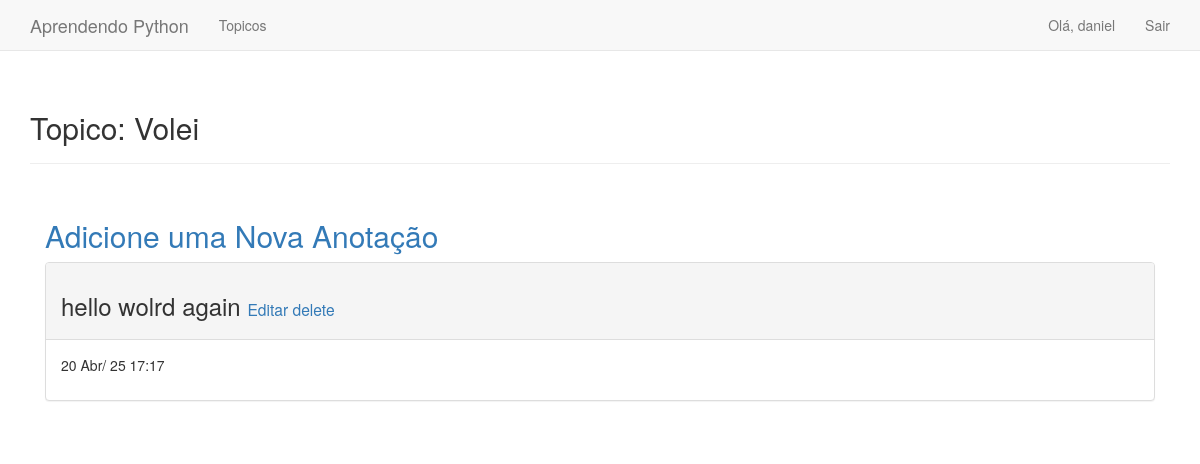
/topico/5/ (signed in), run on the app's committed database.
### aprendizadopythons/models.py (models this page shows, shortened)
class Topico(models.Model):
    text = models.CharField(max_length=200)
    """usa-se CharField para textos pequenos com max_length"""
    date_added = models.DateTimeField(auto_now_add=True)
    owner = models.ForeignKey(User, on_delete=models.CASCADE)

class Entrada(models.Model):
    topico = models.ForeignKey(Topico, on_delete= models.CASCADE )
    """o on_delete CASCADE diz que se voce apagar um topico, voce ira apagar todos os campos ligados a ele."""
    text = models.TextField()
    """usa-se TextField para textos grandes, sem limites de caracteres"""
    date_added = models.DateTimeField(auto_now_add=True)

### aprendizadopythons/views.py (the view)
# urls.py: path('topico/<topico_id>/', views.topico, name='topico'),
@login_required
def topico(request, topico_id):
    topico = Topico.objects.get(id=topico_id)
    if topico.owner != request.user:
        raise Http404
    entradas = topico.entrada_set.order_by('-date_added')
    contexto = {'topico': topico, 'entradas': entradas}
    return render(request, 'aprendizadopythons/topico.html', contexto)

### aprendizadopythons/templates/aprendizadopythons/topico.html
{% extends "aprendizadopythons/base.html" %}
{% block header %}
<h2>Topico: {{ topico.text }}</h2>
{% endblock header %}
{% block content %}
<p>
<h2><a href="{% url 'nova_anotacao' topico.id %}"> Adicione uma Nova Anotação</a></h2>
</p>
{% for entrada in entradas %}
<div class="panel panel-default">
  <div class="panel-heading">
    <h3>
      {{entrada.text}}
      <small>
        <a href="{% url 'edit_entrada' entrada.id %}">Editar</a>
        <a href="{% url 'delete_entrada' entrada.id %}">delete</a>
      </small>
    </h3>
  </div>
  <div class="panel-body">
    {{entrada.date_added | date:'d M/ y H:i' | linebreaks}}
  </div>
</div>
{% empty %}
<h3>Sem registros!</h3>
{%endfor%}
{% endblock content %}

### aprendizadopythons/templates/aprendizadopythons/base.html (shortened to what this page needs)
{% load bootstrap3 %}
<!DOCTYPE html>
<html lang="pt-br">
  <head>
    {% bootstrap_css %}
  </head>
  <body>
    <nav class="navbar navbar-default navbar-static-top">
      <div class="container">
        <div class="navbar-header">
          <a class="navbar-brand" href="{% url 'index' %}">Aprendendo Python</a>
        </div>
        <div class="collapse navbar-collapse" id="navbar">
          <ul class="nav navbar-nav">
            <li><a href="{% url 'topicos'%}">Topicos</a></li>
          </ul>
          <ul class="nav navbar-nav navbar-right">
            {% if user.is_authenticated %}
            <li><a>Olá, {{user.username}}</a></li>
            <li><a href="{% url 'logout' %}">Sair</a></li>
            {% else %}
            <li><a href="{% url 'register' %}">Registrar</a></li>
            <li><a href="{% url 'login'%}">Entrar</a></li>
            {% endif%}
          </ul>
        </div>
      </div>
    </nav>
    <div class="container">
      <div class="page-header">{% block header %}{% endblock header %}</div>
      <div class="panel-body">{% block content %}{% endblock content %}</div>
    </div>
  </body>
</html>

### data on the page
Topico: text "Volei"
Entrada: text "hello wolrd again", date_added "20 Abr/ 25 17:17"

### other printed values
{{ user.username }} "daniel"
